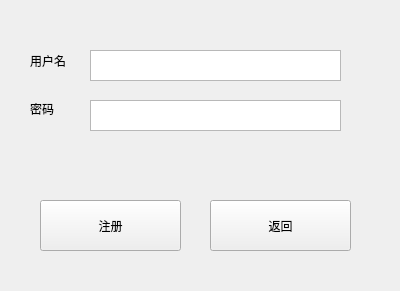
<?xml version="1.0" encoding="UTF-8"?>
<ui version="4.0">
 <class>registerWindow</class>
 <widget class="QWidget" name="registerWindow">
  <property name="geometry">
   <rect>
    <x>0</x>
    <y>0</y>
    <width>400</width>
    <height>291</height>
   </rect>
  </property>
  <property name="windowTitle">
   <string>Form</string>
  </property>
  <widget class="QLabel" name="userName">
   <property name="geometry">
    <rect>
     <x>30</x>
     <y>40</y>
     <width>61</width>
     <height>41</height>
    </rect>
   </property>
   <property name="text">
    <string>用户名</string>
   </property>
  </widget>
  <widget class="QLabel" name="passWord">
   <property name="geometry">
    <rect>
     <x>30</x>
     <y>88</y>
     <width>51</width>
     <height>41</height>
    </rect>
   </property>
   <property name="text">
    <string>密码</string>
   </property>
  </widget>
  <widget class="QTextEdit" name="userNameEdit">
   <property name="geometry">
    <rect>
     <x>90</x>
     <y>50</y>
     <width>251</width>
     <height>31</height>
    </rect>
   </property>
  </widget>
  <widget class="QTextEdit" name="passWordEdit">
   <property name="geometry">
    <rect>
     <x>90</x>
     <y>100</y>
     <width>251</width>
     <height>31</height>
    </rect>
   </property>
  </widget>
  <widget class="QLabel" name="tipsLabel">
   <property name="geometry">
    <rect>
     <x>30</x>
     <y>140</y>
     <width>331</width>
     <height>31</height>
    </rect>
   </property>
   <property name="text">
    <string/>
   </property>
  </widget>
  <widget class="QPushButton" name="registeButton">
   <property name="geometry">
    <rect>
     <x>40</x>
     <y>200</y>
     <width>141</width>
     <height>51</height>
    </rect>
   </property>
   <property name="text">
    <string>注册</string>
   </property>
  </widget>
  <widget class="QPushButton" name="backButton">
   <property name="geometry">
    <rect>
     <x>210</x>
     <y>200</y>
     <width>141</width>
     <height>51</height>
    </rect>
   </property>
   <property name="text">
    <string>返回</string>
   </property>
  </widget>
 </widget>
 <resources/>
 <connections/>
</ui>
